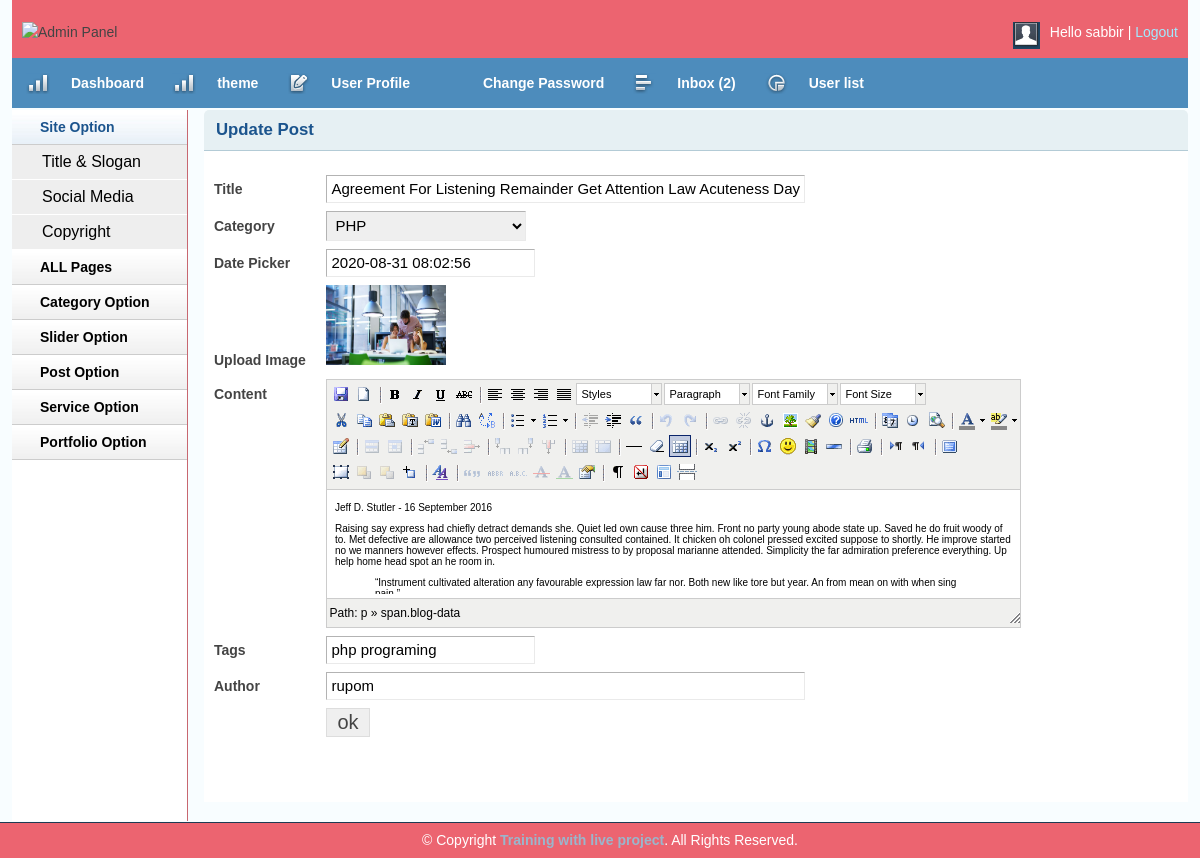
Screenshot of /admin/viewpost.php?viewposttid=2 (signed in) with the database file from the repository.
### tables this page shows
CREATE TABLE `tbl_post` (
  `id` int(11) NOT NULL,
  `cat` int(11) NOT NULL,
  `title` varchar(255) NOT NULL,
  `body` text NOT NULL,
  `image` varchar(255) NOT NULL,
  `author` varchar(50) NOT NULL,
  `tags` varchar(255) NOT NULL,
  `date` timestamp NOT NULL DEFAULT current_timestamp() ON UPDATE current_timestamp(),
  `userid` int(11) NOT NULL
);

CREATE TABLE `tbl_catagory` (
  `id` int(11) NOT NULL,
  `name` varchar(50) NOT NULL
);

### lib/Database.php (called while the page is built, shortened)
<?php
Class Database{
	public $host   = DB_HOST;
	public $user   = DB_USER;
	public $pass   = DB_PASS;
	public $dbname = DB_NAME;
	public $link;
	private function connectDB(){
	$this->link = new mysqli($this->host, $this->user, $this->pass, $this->dbname);
 }
	public function select($query){
		$result = $this->link->query($query) or die($this->link->error.__LINE__);
		if($result->num_rows > 0){
			return $result;
		} else {
			return false;
		}
	}
}

### admin/viewpost.php (the view, shortened to what this page needs)
<?php include'inc/header.php';?>
<?php include'inc/sitebar.php';?>
<?php
if (!isset($_GET['viewposttid']) || $_GET['viewposttid'] == NULL) {
    echo "<script>window.location = 'postlist.php';</script>";
}else{
    $postid= $_GET['viewposttid'];
}
?>
        <div class="grid_10">
            <div class="box round first grid">
                <h2>Update Post</h2>
                <div class="block">
<?php
$query= "select * from tbl_post where id='$postid' order by id desc ";
$getpost = $db->select($query);
if ($getpost) {
while ($postresult = $getpost->fetch_assoc()) {
?>
                 <form action="" method="post" enctype="multipart/form-data">
                    <table class="form">
                        <tr>
                            <td>
                                <label>Title</label>
                            </td>
                            <td>
                                <input readonly type="text" value="<?php echo $postresult['title']; ?>" class="medium" name="title" />
                            </td>
                        </tr>
                        <tr>
                            <td>
                                <label>Category</label>
                            </td>
                            <td>
                                <select readonly id="select" name="cat">
                                <?php
                                    $query = "select * from tbl_catagory ";
                                    $category =$db->select( $query);
                                    if ( $category) {
                                       while($result=$category->fetch_assoc()){
                                ?>
                                <option
                                  <?php
                                      if ($postresult['cat'] == $result['id']) { ?>
                                   selected ="selected"
                                  <?php } ?> value="<?php echo $result['id']; ?>"><?php echo $result['name']; ?>
                                </option>
                            <?php } } ?>
                                </select>
                            </td>
                        </tr>
                        <tr>
                            <td>
                                <label>Date Picker</label>
                            </td>
                            <td>
                                <input readonly type="text" id="date-picker" value="<?php echo $postresult['date']; ?>"  />
                            </td>
                        </tr>
                        <tr>
                            <td>
                                <label>Upload Image</label>
                            </td>
                            <td>
                                 <img src="<?php echo $postresult['image']; ?>" alt="" height="80px" width="120px"/>
                            </td>
                        </tr>
                        <tr>
                            <td style="vertical-align: top; padding-top: 9px;">
                                <label>Content</label>
                            </td>
                            <td>
                            </td>
                        </tr>
                         <tr>
                            <td>
                                <label>Tags </label>
                            </td>
                            <td>
                                <input readonly type="text" value="<?php echo $postresult['tags']; ?>" name="tags" />
                            </td>
                        </tr>
                         <tr>
                            <td>
                                <label>Author </label>
                            </td>
                            <td>
                                <input readonly type="text" value="<?php echo $postresult['author']; ?>" class="medium" name="author" />
                            </td>
                        </tr>
						<tr>
                            <td></td>
                            <td>
                                <input type="submit" name="submit" Value="ok" />
                            </td>
                        </tr>
                    </table>
                    </form>
<?php } }?>
                </div>
            </div>
        </div>
<?php include'inc/footer.php';?>

### admin/css/text.css (style rules this page uses)
body { font: 13px/1.5 Tahoma, Helvetica, Arial, 'Liberation Sans', FreeSans, sans-serif; }
h2 { font-size: 23px; }
p, dl, hr, h1, h2, h3, h4, h5, h6, ol, ul, pre, table, address, fieldset { margin-bottom: 20px; }

### admin/css/grid.css (style rules this page uses)
.grid_1, .grid_2, .grid_3, .grid_4, .grid_5, .grid_6, .grid_7, .grid_8, .grid_9, .grid_10, .grid_11, .grid_12, .grid_13, .grid_14, .grid_15, .grid_16 { display: inline; float: left; margin-left: 1%; margin-right: 1%; }
.container_12 .grid_10 { width: 81.333%; }

### admin/css/layout.css (style rules this page uses)
body { background: #fff none repeat scroll 0 0; color: #444; font-size: 14px; padding: 0; }
h1, h2, h3, h4, h5, h6 { line-height:1.2em; margin-bottom:.3em; }
h2 { margin-top:1em; }
.box { background:#fff; margin-bottom:20px; padding:10px 10px 10px 10px; margin-left:-8px; }
.box.grid { padding-bottom:40px; }
.box.round { -moz-border-radius: 5px 5px 0px 0px; -webkit-border-radius: 5px 5px 0px 0px; border-radius: 5px 5px 0px 0px; }
.box h2 { font-size:1.2em; font-weight:bold; color:#1B548D; background:#E6F0F3; margin:-10px -10px 0 -10px; padding:10px 12px; border-bottom:1px solid #B3CBD6; -moz-border-radius: 5px 5px 0px 0px; -webkit-border-radius: 5px 5px 0px 0px; border-radius: 5px 5px 0px 0px; }
.box.first { min-height: 406px; }
.block { padding-top:20px; }
table.form { width:100%; }
table.form td { padding:4px 0px; }
table.form label { font-weight:bold; }
table.form input, table.form select { font-size: 15px; padding: 4px 4px 5px 4px; border-top: 1px solid #b3b3b3; border-left: 1px solid #b3b3b3; border-right: 1px solid #eaeaea; border-bottom: 1px solid #eaeaea; }
table.form input[type="submit"] { border: 1px solid #ddd; color: #444; cursor: pointer; font-size: 20px; padding: 2px 10px; }
input.medium { width: 55%; }
.block { padding-bottom:1px; }
table.form select { width:200px; }

### admin/js/tiny-mce/themes/advanced/skins/default/content.css (style rules this page uses)
body, td, pre { color:#000; font-family:Verdana, Arial, Helvetica, sans-serif; font-size:10px; margin:8px; }
body { background:#FFF; }
h2 { font-size: 1.5em }
img { border:0; }
table, img, hr, .mceItemAnchor { cursor:default }
table td, table th { cursor:text }

### rows the page displays
tbl_post: title "Agreement For Listening Remainder Get Attention Law Acuteness Day.", cat "PHP", date "2020-08-31 08:02:56", image (picture), tags "php programing", author "rupom"

### other values shown
Session::get('username') "sabbir"
$count "2"
